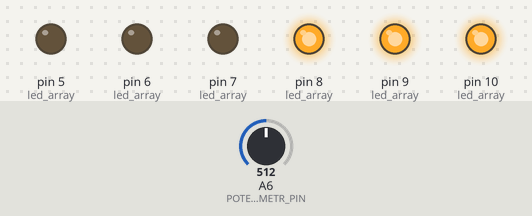
Recording of a sketch running on a simulated Arduino Nano, built with avr-gcc and run on an emulated ATmega328P. Shown: output pins drawn as LEDs (lit = HIGH). The test bench sets the inputs (shaded band); at power-on: A6 (POTENTIOMETR_PIN) = 512.

Above: at 5.3 s.
5.4 s: A6 (POTENTIOMETR_PIN) set to 529
At 6.5 s:
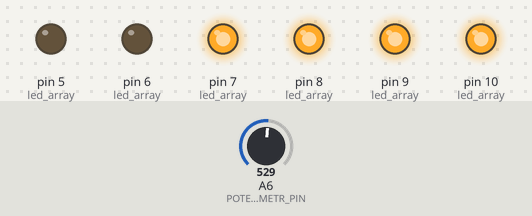
6.9 s: A6 (POTENTIOMETR_PIN) set to 675
8.4 s: A6 (POTENTIOMETR_PIN) set to 693
At 9.6 s:
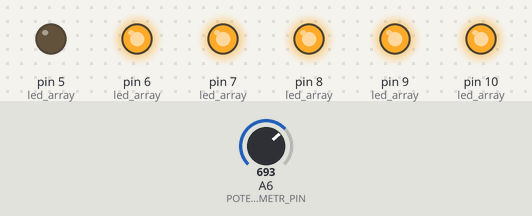
9.9 s: A6 (POTENTIOMETR_PIN) set to 306
At 11.1 s:
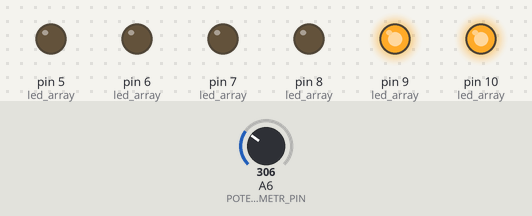
11.4 s: A6 (POTENTIOMETR_PIN) set to 188
12.9 s: A6 (POTENTIOMETR_PIN) set to 153
At 13.2 s:
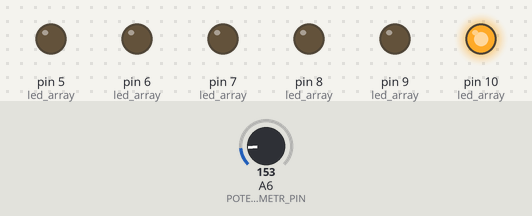
Timing chart, 0 to 15.4 s (numbered marks = the images above; inputs shaded):
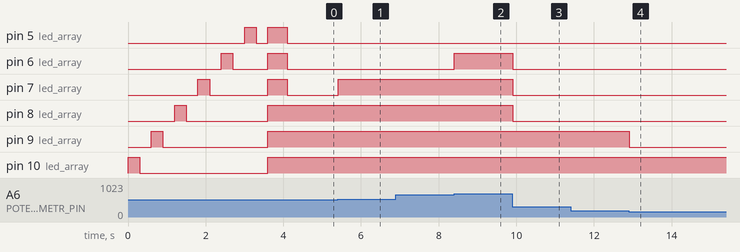

The sketch:

led_progressbar.ino
```cpp
#define POTENTIOMETR_PIN A6

#define LED_1 10
#define LED_2 9
#define LED_3 8
#define LED_4 7
#define LED_5 6
#define LED_6 5

// светодиоды и их состояния
byte led_array[][2] = {
  {LED_1, 0},
  {LED_2, 0},
  {LED_3, 0},
  {LED_4, 0},
  {LED_5, 0},
  {LED_6, 0},
};

void setup() {
  // инициализация пинов
  for (byte i = 0; i < 6; i = i + 1) {
    pinMode(led_array[i][0], OUTPUT);
  }
  // Режим визуальной диагностики перед запуском основного цикла
  // а еще, это красиво
  init_sequence();
}

void loop() {

  // Меняем значения в массиве,в зависимости от значения на потенциометре
  switch (analogRead(POTENTIOMETR_PIN)) {
    case 0 ... 169:
      {
        byte mask[6] = {1, 0, 0, 0, 0, 0};

        for (byte i = 0; i < 6; i = i + 1){
          led_array[i][1] = mask[i];
        }
      }
      break;
    case 170 ... 340:
       {
        byte mask[6] = {1, 1, 0, 0, 0, 0};

        for (byte i = 0; i < 6; i = i + 1){
          led_array[i][1] = mask[i];
        }
      }
      break;
    case 341 ... 512:
       {
        byte mask[6] = {1, 1, 1, 0, 0, 0};

        for (byte i = 0; i < 6; i = i + 1){
          led_array[i][1] = mask[i];
        }
      }
      break;
    case 513 ... 683:
       {
        byte mask[6] = {1, 1, 1, 1, 0, 0};

        for (byte i = 0; i < 6; i = i + 1){
          led_array[i][1] = mask[i];
        }
      }
      break;
    case 684 ... 853:
       {
        byte mask[6] = {1, 1, 1, 1, 1, 0};

        for (byte i = 0; i < 6; i = i + 1){
          led_array[i][1] = mask[i];
        }
      }
      break;
    case 854 ... 1024:
       {
        byte mask[6] = {1, 1, 1, 1, 1, 1};

        for (byte i = 0; i < 6; i = i + 1){
          led_array[i][1] = mask[i];
        }
      }
      break;

  }

  // Зажегаем светодиоды
  for (byte i = 0; i < 6; i = i + 1) {
    digitalWrite(led_array[i][0], led_array[i][1]);
  }

  // Небольшая задержка
  delay(10);

}


void init_sequence() {
  // Светодиоды загораются по одному
  for (byte i = 0; i < 6; i = i + 1) {
    digitalWrite(led_array[i][0], 1);
    delay(300);
    digitalWrite(led_array[i][0], 0);
    delay(300);
  }
  // Зажегается вся полоска
  for (byte i = 0; i < 6; i = i + 1) {
    digitalWrite(led_array[i][0], 1);
  }
  delay(500);
  // Визуальная диагностика завершена
  for (byte i = 0; i < 6; i = i + 1) {
    digitalWrite(led_array[i][0], 0);
  }
}
```

Measured:
- the behaviour switches between 512 and 513 on A6 (POTENTIOMETR_PIN) (found by bisection; images 0 and 1)
- the behaviour switches between 683 and 684 on A6 (POTENTIOMETR_PIN) (found by bisection; images 1 and 2)
- the behaviour switches between 170 and 169 on A6 (POTENTIOMETR_PIN) (found by bisection; images 3 and 4)
- after the input at 5.4 s, pin 7 (led_array): LOW → HIGH at once
- after the input at 6.9 s, every drawn part: stays the same
- after the input at 8.4 s, pin 6 (led_array): LOW → HIGH at once
- after the input at 9.9 s, pin 6 (led_array), pin 7 (led_array), pin 8 (led_array): HIGH → LOW at once
- after the input at 11.4 s, every drawn part: stays the same
- after the input at 12.9 s, pin 9 (led_array): HIGH → LOW at once
